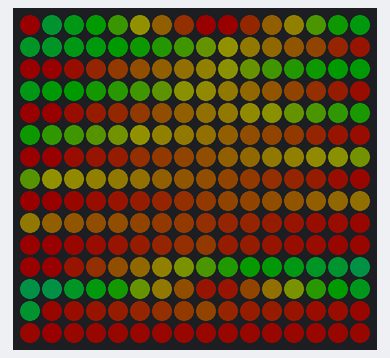
Bench run of a sketch on a simulated Arduino Uno, built with avr-gcc and run on an emulated ATmega328P. Shown: 16×15 RGB LED matrix (first LED top left, wired row by row). Dim RGB values are drawn brighter than linear; random numbers use the default seed unless the sketch sets one.

Above: at 0.17 s.
At 4.95 s:
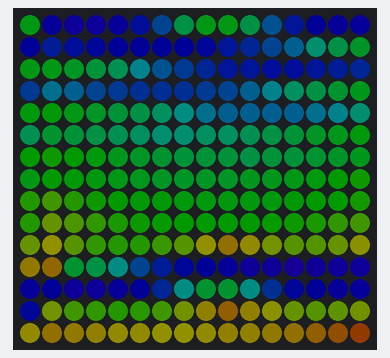
At 9.87 s:
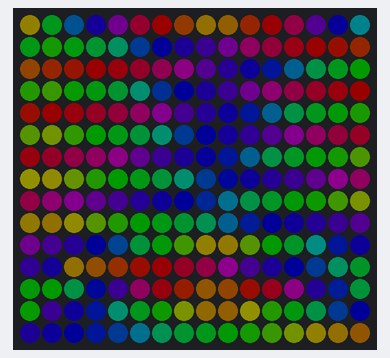
At 19.48 s:
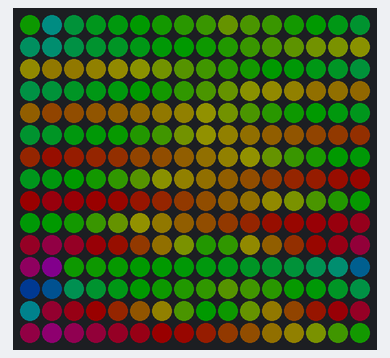
At 28.95 s:
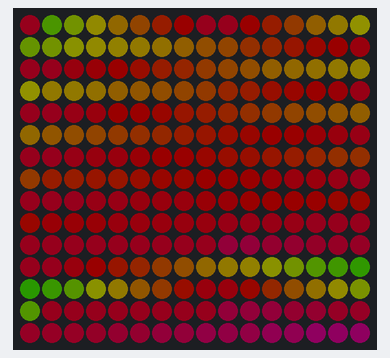
At 38.9 s:
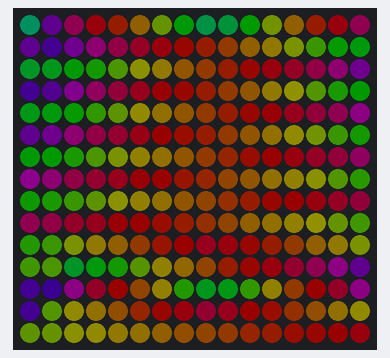

The sketch:

Saturni_Model_178leds2.ino
```cpp
#include <FastLED.h>

#define LED_PIN  5
#define COLOR_ORDER GRB
#define CHIPSET     WS2812B
#define BRIGHTNESS 25

const uint8_t kMatrixWidth = 16;
const uint8_t kMatrixHeight = 15;

#define NUM_LEDS (kMatrixWidth * kMatrixHeight)
CRGB leds[NUM_LEDS];

#define LAST_VISIBLE_LED 178
uint8_t XY (uint8_t x, uint8_t y) {
  // any out of bounds address maps to the first hidden pixel
  if ( (x >= kMatrixWidth) || (y >= kMatrixHeight) ) {
    return (LAST_VISIBLE_LED + 1);
  }


  const uint8_t XYTable[] = {
   177, 225, 226, 227, 228, 229, 230, 231, 232, 233, 234, 235, 236, 237, 238, 239,
   176, 224, 175, 223, 174, 222, 173, 221, 172, 220, 171, 219, 170, 218, 169, 217,
   161, 209, 162, 210, 163, 211, 164, 212, 165, 213, 166, 214, 167, 215, 168, 216,
   160, 159, 158, 157, 156, 155, 154, 153, 152, 151, 150, 149, 148, 147, 146, 145,
   129, 130, 131, 132, 133, 134, 135, 136, 137, 138, 139, 140, 141, 142, 143, 144,
   128, 127, 126, 125, 124, 123, 122, 121, 120, 119, 118, 117, 116, 115, 114, 113,
    97,  98,  99, 100, 101, 102, 103, 104, 105, 106, 107, 108, 109, 110, 111, 112,
    96,  95,  94,  93,  92,  91,  90,  89,  88,  87,  86,  85,  84,  83,  82,  81,
    65,  66,  67,  68,  69,  70,  71,  72,  73,  74,  75,  76,  77,  78,  79,  80,
    64,  63,  62,  61,  60,  59,  58,  57,  56,  55,  54,  53,  52,  51,  50,  49,
    33,  34,  35,  36,  37,  38,  39,  40,  41,  42,  43,  44,  45,  46,  47,  48,
    32,  31,  30,  29,  28,  27,  26,  25,  24,  23,  22,  21,  20,  19,  18,  17,
     9, 201,  10, 202,  11, 203,  12, 204,  13, 205,  14, 206,  15, 207,  16, 208,
     8, 200,   7, 199,   6, 198,   5, 197,   4, 196,   3, 195,   2, 194,   1, 193,
     0, 178, 179, 180, 181, 182, 183, 184, 185, 186, 187, 188, 189, 190, 191, 192
  };

  uint8_t i = (y * kMatrixWidth) + x;
  uint8_t j = XYTable[i];
  return j;
}


////////////////////////////////////////////////////////////
////////////////////////////////////////////////////////////
// Plasma Effect

uint16_t _plasmaShift = (random8(0, 5) * 32) + 64;
uint16_t _plasmaTime = 0;
const uint8_t _plasmaXfactor = 8;
const uint8_t _plasmaYfactor = 8;

void loop() {
// Fill background with dim plasma
  for (int16_t x = 0; x < kMatrixWidth; x++) {
    for (int16_t y = 0; y < kMatrixHeight; y++) {
      int16_t r = sin16(_plasmaTime) / 256;
      int16_t h = sin16(x * r * _plasmaXfactor + _plasmaTime) + cos16(y * (-r) * _plasmaYfactor + _plasmaTime) + sin16(y * x * (cos16(-_plasmaTime) / 256) / 2);
      leds[XY(x, y)] = CHSV((uint8_t)((h / 256) + 128), 255, 255);
    }
  }
  uint16_t oldPlasmaTime = _plasmaTime;
  _plasmaTime += _plasmaShift;
  if (oldPlasmaTime > _plasmaTime)
  _plasmaShift = (random8(0, 5) * 32) + 64;

  FastLED.show();

}


////////////////////////////////////////////////////////////
////////////////////////////////////////////////////////////


void setup() {
  FastLED.addLeds<CHIPSET, LED_PIN, COLOR_ORDER>(leds, NUM_LEDS).setCorrection(TypicalSMD5050);
  FastLED.setBrightness( BRIGHTNESS );
}
```
